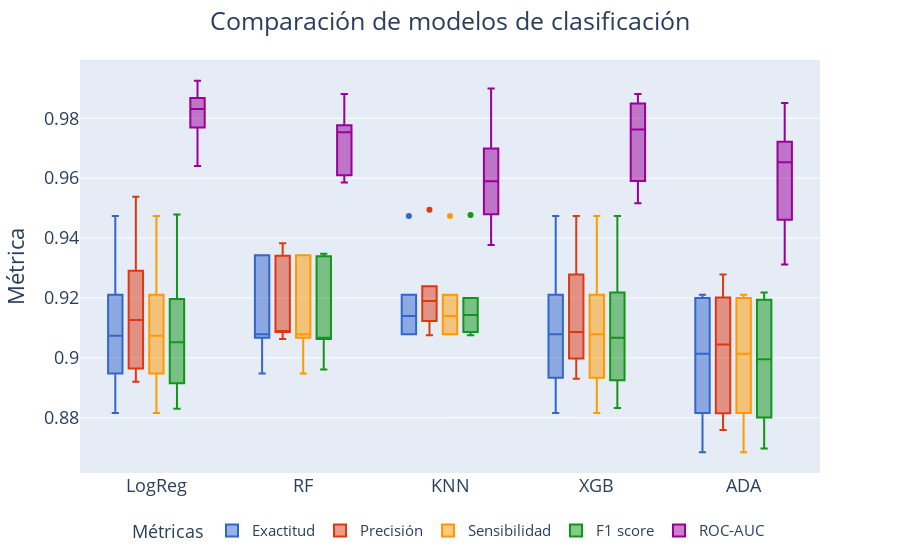

The code cell stored with this chart in its notebook:
### Code cell
# Graficamos con Plotly
import plotly.express as px

fig = px.box(tabla_para_graficar, x='model', y='values', color='metrics',
        color_discrete_sequence=px.colors.qualitative.G10,
        labels={'values': 'Métrica'},
        hover_data={'metrics': True, 'model': True})

fig.update_layout(title='Comparación de modelos de clasificación',
                title_x = 0.5,
                title_font = dict(size=25),
                legend=dict(title='Métricas', orientation = 'h', font = dict(size = 15), x=0.5, xanchor='center'),
                font=dict(size=18),
                xaxis=dict(title=''))

fig

### Figure 1 — Plotly figure (JSON) as saved in the notebook; plotly's stock layout.template omitted (floating-point values rounded to 4 significant figures)
{"data": [{"alignmentgroup": "True", "customdata": [["Exactitud"], ["Exactitud"], ["Exactitud"], ["Exactitud"], ["Exactitud"], ["Exactitud"], ["Exactitud"], ["Exactitud"], ["Exactitud"], ["Exactitud"], ["Exactitud"], ["Exactitud"], ["Exactitud"], ["Exactitud"], ["Exactitud"], ["Exactitud"], ["Exactitud"], ["Exactitud"], ["Exactitud"], ["Exactitud"], ["Exactitud"], ["Exactitud"], ["Exactitud"], ["Exactitud"], ["Exactitud"], ["Exactitud"], ["Exactitud"], ["Exactitud"], ["Exactitud"], ["Exactitud"]], "hovertemplate": "metrics=%{customdata[0]}<br>model=%{x}<br>Métrica=%{y}<extra></extra>", "legendgroup": "Exactitud", "marker": {"color": "#3366CC"}, "name": "Exactitud", "notched": false, "offsetgroup": "Exactitud", "orientation": "v", "showlegend": true, "type": "box", "x": ["LogReg", "LogReg", "LogReg", "LogReg", "LogReg", "LogReg", "RF", "RF", "RF", "RF", "RF", "RF", "KNN", "KNN", "KNN", "KNN", "KNN", "KNN", "XGB", "XGB", "XGB", "XGB", "XGB", "XGB", "ADA", "ADA", "ADA", "ADA", "ADA", "ADA"], "x0": " ", "xaxis": "x", "y": [0.9211, 0.8947, 0.8947, 0.8816, 0.9474, 0.92, 0.9342, 0.9079, 0.9079, 0.8947, 0.9342, 0.9067, 0.9474, 0.9079, 0.9211, 0.9079, 0.9079, 0.92, 0.9474, 0.9079, 0.9079, 0.8816, 0.9211, 0.8933, 0.9079, 0.8816, 0.8947, 0.8684, 0.9211, 0.92], "y0": " ", "yaxis": "y"}, {"alignmentgroup": "True", "customdata": [["Precisión"], ["Precisión"], ["Precisión"], ["Precisión"], ["Precisión"], ["Precisión"], ["Precisión"], ["Precisión"], ["Precisión"], ["Precisión"], ["Precisión"], ["Precisión"], ["Precisión"], ["Precisión"], ["Precisión"], ["Precisión"], ["Precisión"], ["Precisión"], ["Precisión"], ["Precisión"], ["Precisión"], ["Precisión"], ["Precisión"], ["Precisión"], ["Precisión"], ["Precisión"], ["Precisión"], ["Precisión"], ["Precisión"], ["Precisión"]], "hovertemplate": "metrics=%{customdata[0]}<br>model=%{x}<br>Métrica=%{y}<extra></extra>", "legendgroup": "Precisión", "marker": {"color": "#DC3912"}, "name": "Precisión", "notched": false, "offsetgroup": "Precisión", "orientation": "v", "showlegend": true, "type": "box", "x": ["LogReg", "LogReg", "LogReg", "LogReg", "LogReg", "LogReg", "RF", "RF", "RF", "RF", "RF", "RF", "KNN", "KNN", "KNN", "KNN", "KNN", "KNN", "XGB", "XGB", "XGB", "XGB", "XGB", "XGB", "ADA", "ADA", "ADA", "ADA", "ADA", "ADA"], "x0": " ", "xaxis": "x", "y": [0.9239, 0.9014, 0.8964, 0.892, 0.9537, 0.9291, 0.934, 0.9086, 0.9086, 0.9086, 0.9382, 0.9063, 0.9494, 0.9075, 0.9239, 0.9179, 0.9123, 0.92, 0.9474, 0.9086, 0.9086, 0.8997, 0.9278, 0.893, 0.9075, 0.8815, 0.9014, 0.8759, 0.9278, 0.9201], "y0": " ", "yaxis": "y"}, {"alignmentgroup": "True", "customdata": [["Sensibilidad"], ["Sensibilidad"], ["Sensibilidad"], ["Sensibilidad"], ["Sensibilidad"], ["Sensibilidad"], ["Sensibilidad"], ["Sensibilidad"], ["Sensibilidad"], ["Sensibilidad"], ["Sensibilidad"], ["Sensibilidad"], ["Sensibilidad"], ["Sensibilidad"], ["Sensibilidad"], ["Sensibilidad"], ["Sensibilidad"], ["Sensibilidad"], ["Sensibilidad"], ["Sensibilidad"], ["Sensibilidad"], ["Sensibilidad"], ["Sensibilidad"], ["Sensibilidad"], ["Sensibilidad"], ["Sensibilidad"], ["Sensibilidad"], ["Sensibilidad"], ["Sensibilidad"], ["Sensibilidad"]], "hovertemplate": "metrics=%{customdata[0]}<br>model=%{x}<br>Métrica=%{y}<extra></extra>", "legendgroup": "Sensibilidad", "marker": {"color": "#FF9900"}, "name": "Sensibilidad", "notched": false, "offsetgroup": "Sensibilidad", "orientation": "v", "showlegend": true, "type": "box", "x": ["LogReg", "LogReg", "LogReg", "LogReg", "LogReg", "LogReg", "RF", "RF", "RF", "RF", "RF", "RF", "KNN", "KNN", "KNN", "KNN", "KNN", "KNN", "XGB", "XGB", "XGB", "XGB", "XGB", "XGB", "ADA", "ADA", "ADA", "ADA", "ADA", "ADA"], "x0": " ", "xaxis": "x", "y": [0.9211, 0.8947, 0.8947, 0.8816, 0.9474, 0.92, 0.9342, 0.9079, 0.9079, 0.8947, 0.9342, 0.9067, 0.9474, 0.9079, 0.9211, 0.9079, 0.9079, 0.92, 0.9474, 0.9079, 0.9079, 0.8816, 0.9211, 0.8933, 0.9079, 0.8816, 0.8947, 0.8684, 0.9211, 0.92], "y0": " ", "yaxis": "y"}, {"alignmentgroup": "True", "customdata": [["F1 score"], ["F1 score"], ["F1 score"], ["F1 score"], ["F1 score"], ["F1 score"], ["F1 score"], ["F1 score"], ["F1 score"], ["F1 score"], ["F1 score"], ["F1 score"], ["F1 score"], ["F1 score"], ["F1 score"], ["F1 score"], ["F1 score"], ["F1 score"], ["F1 score"], ["F1 score"], ["F1 score"], ["F1 score"], ["F1 score"], ["F1 score"], ["F1 score"], ["F1 score"], ["F1 score"], ["F1 score"], ["F1 score"], ["F1 score"]], "hovertemplate": "metrics=%{customdata[0]}<br>model=%{x}<br>Métrica=%{y}<extra></extra>", "legendgroup": "F1 score", "marker": {"color": "#109618"}, "name": "F1 score", "notched": false, "offsetgroup": "F1 score", "orientation": "v", "showlegend": true, "type": "box", "x": ["LogReg", "LogReg", "LogReg", "LogReg", "LogReg", "LogReg", "RF", "RF", "RF", "RF", "RF", "RF", "KNN", "KNN", "KNN", "KNN", "KNN", "KNN", "XGB", "XGB", "XGB", "XGB", "XGB", "XGB", "ADA", "ADA", "ADA", "ADA", "ADA", "ADA"], "x0": " ", "xaxis": "x", "y": [0.9196, 0.8915, 0.8928, 0.883, 0.9479, 0.9176, 0.934, 0.9067, 0.9067, 0.8961, 0.9347, 0.9063, 0.9477, 0.9075, 0.9196, 0.909, 0.9086, 0.92, 0.9474, 0.9067, 0.9067, 0.8832, 0.9218, 0.8925, 0.9075, 0.88, 0.8915, 0.8697, 0.9218, 0.9194], "y0": " ", "yaxis": "y"}, {"alignmentgroup": "True", "customdata": [["ROC-AUC"], ["ROC-AUC"], ["ROC-AUC"], ["ROC-AUC"], ["ROC-AUC"], ["ROC-AUC"], ["ROC-AUC"], ["ROC-AUC"], ["ROC-AUC"], ["ROC-AUC"], ["ROC-AUC"], ["ROC-AUC"], ["ROC-AUC"], ["ROC-AUC"], ["ROC-AUC"], ["ROC-AUC"], ["ROC-AUC"], ["ROC-AUC"], ["ROC-AUC"], ["ROC-AUC"], ["ROC-AUC"], ["ROC-AUC"], ["ROC-AUC"], ["ROC-AUC"], ["ROC-AUC"], ["ROC-AUC"], ["ROC-AUC"], ["ROC-AUC"], ["ROC-AUC"], ["ROC-AUC"]], "hovertemplate": "metrics=%{customdata[0]}<br>model=%{x}<br>Métrica=%{y}<extra></extra>", "legendgroup": "ROC-AUC", "marker": {"color": "#990099"}, "name": "ROC-AUC", "notched": false, "offsetgroup": "ROC-AUC", "orientation": "v", "showlegend": true, "type": "box", "x": ["LogReg", "LogReg", "LogReg", "LogReg", "LogReg", "LogReg", "RF", "RF", "RF", "RF", "RF", "RF", "KNN", "KNN", "KNN", "KNN", "KNN", "KNN", "XGB", "XGB", "XGB", "XGB", "XGB", "XGB", "ADA", "ADA", "ADA", "ADA", "ADA", "ADA"], "x0": " ", "xaxis": "x", "y": [0.9926, 0.9769, 0.9836, 0.964, 0.9868, 0.9825, 0.9881, 0.9609, 0.9777, 0.9585, 0.9769, 0.9738, 0.99, 0.9479, 0.9542, 0.9699, 0.9637, 0.9377, 0.9881, 0.9591, 0.9844, 0.9516, 0.985, 0.9681, 0.9851, 0.9312, 0.9587, 0.9461, 0.9721, 0.9719], "y0": " ", "yaxis": "y"}], "layout": {"boxmode": "group", "font": {"size": 18}, "legend": {"font": {"size": 15}, "orientation": "h", "title": {"text": "Métricas"}, "tracegroupgap": 0, "x": 0.5, "xanchor": "center"}, "margin": {"t": 60}, "title": {"font": {"size": 25}, "text": "Comparación de modelos de clasificación", "x": 0.5}, "xaxis": {"anchor": "y", "domain": [0, 1], "title": {"text": ""}}, "yaxis": {"anchor": "x", "domain": [0, 1], "title": {"text": "Métrica"}}}}
